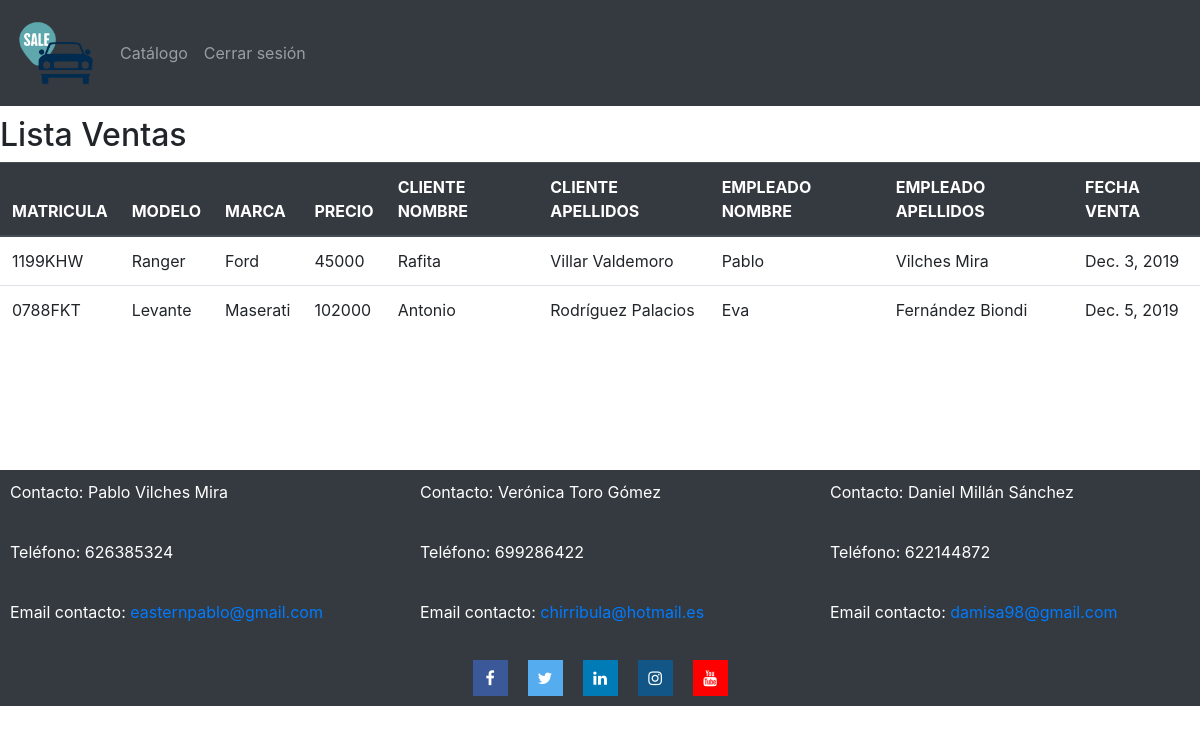
The app's page /listar/ventas/ (signed in) with its own data.
### catalogo/models.py (models this page shows, shortened)
class Venta(models.Model):
    venta_id = models.AutoField(primary_key=True)
    coche_id = models.ForeignKey('Coche', on_delete=models.CASCADE)
    cliente_id = models.ForeignKey('Cliente', on_delete=models.CASCADE)
    empleado_id = models.ForeignKey('Empleado', on_delete=models.CASCADE)
    fecha = models.DateField(auto_now_add=True)

class Coche(models.Model):
    coche_id = models.AutoField(primary_key=True)
    marca_id = models.ForeignKey('Marca', on_delete=models.CASCADE)
    matricula = models.CharField(max_length=7)
    modelo = models.CharField(max_length=50)
    kilometros = models.IntegerField(validators=[MinValueValidator(500)])
    color = models.CharField(max_length=50)
    motor = models.CharField(max_length=50) # Ej: Diesel, Gasolina, Electrico,...
    tipo = models.CharField(max_length=50)  # Ej: Turismo, Monovolumen, TodoTerreno,...
    caballos = models.IntegerField(validators=[MinValueValidator(60)])
    cilindradas = models.IntegerField()
    precio = models.IntegerField(validators=[MinValueValidator(1000)])
    vendido = models.BooleanField(default=False)
    imagen = models.ImageField(upload_to="imagenes/Coches/")

class Marca(models.Model):
    nombre = models.CharField(max_length=50, primary_key=True)
    imagen = models.ImageField(null=True, upload_to="imagenes/Marcas/")
    taller_id = models.ForeignKey('Taller',on_delete=models.SET_NULL, null=True)

class Cliente(models.Model):
    cliente_id =  models.AutoField(primary_key=True)
    dni = models.CharField(max_length=9)
    nombre = models.CharField(max_length=50)
    apellidos = models.CharField(max_length=50)
    telefono = models.CharField(max_length=9)
    direccion = models.CharField(max_length=100)
    email = models.EmailField(max_length=50)
    usuario = models.ForeignKey(User, on_delete=models.CASCADE, null=True)

class Empleado(models.Model):
    empleado_id = models.AutoField(primary_key=True)
    dni = models.CharField(max_length=9)
    nombre = models.CharField(max_length=50)
    apellidos = models.CharField(max_length=50)                 #son iguales, se puede usar la misma??
    telefono = models.CharField(max_length=9)
    direccion = models.CharField(max_length=100)
    email = models.EmailField(max_length=50)
    usuario = models.ForeignKey(User, on_delete=models.CASCADE, null=True)
    puesto = models.CharField(max_length=50)

### catalogo/views.py (the view)
# urls.py: path("listar/ventas/", views.listar_ventas, name="Listado ventas - Concesionario"),
@login_required(login_url="/concesionario/login")
def listar_ventas(request):
    ventas = Venta.objects.all()
    return render(request, "listar_ventas.html",{"ventas":ventas})

### catalogo/templates/listar_ventas.html (shortened to what this page needs)
{% extends "base.html" %}
{% block content %}
<h2>Lista Ventas</h2>
<table class="table">
    <thead class="thead-dark">
      <tr>
        <th>MATRICULA</th>
        <th>MODELO</th>
        <th>MARCA</th>
        <th>PRECIO</th>
        <th>CLIENTE NOMBRE</th>
        <th>CLIENTE APELLIDOS</th>
        <th>EMPLEADO NOMBRE</th>
        <th>EMPLEADO APELLIDOS</th>
        <th>FECHA VENTA</th>
      </tr>
    </thead>
    <tbody>
        {% for venta in ventas %}
        <tr>
            <td>{{venta.coche_id.matricula}}</td>
            <td>{{venta.coche_id.modelo}}</td>
            <td>{{venta.coche_id.marca_id.nombre}}</td>
            <td>{{venta.coche_id.precio}}</td>
            <td>{{venta.cliente_id.nombre}}</td>
            <td>{{venta.cliente_id.apellidos}}</td>
            <td>{{venta.empleado_id.nombre}}</td>
            <td>{{venta.empleado_id.apellidos}}</td>
            <td>{{venta.fecha}}</td>
        </tr>
        {% endfor %}
    </tbody>
</table>
{% endblock %}

### records on screen
Venta: coche_id.matricula "1199KHW", coche_id.modelo "Ranger", coche_id.marca_id.nombre "Ford", coche_id.precio "45000", cliente_id.nombre "Rafita", cliente_id.apellidos "Villar Valdemoro", empleado_id.nombre "Pablo", empleado_id.apellidos "Vilches Mira", fecha "Dec. 3, 2019"
Venta: coche_id.matricula "0788FKT", coche_id.modelo "Levante", coche_id.marca_id.nombre "Maserati", coche_id.precio "102000", cliente_id.nombre "Antonio", cliente_id.apellidos "Rodríguez Palacios", empleado_id.nombre "Eva", empleado_id.apellidos "Fernández Biondi", fecha "Dec. 5, 2019"
